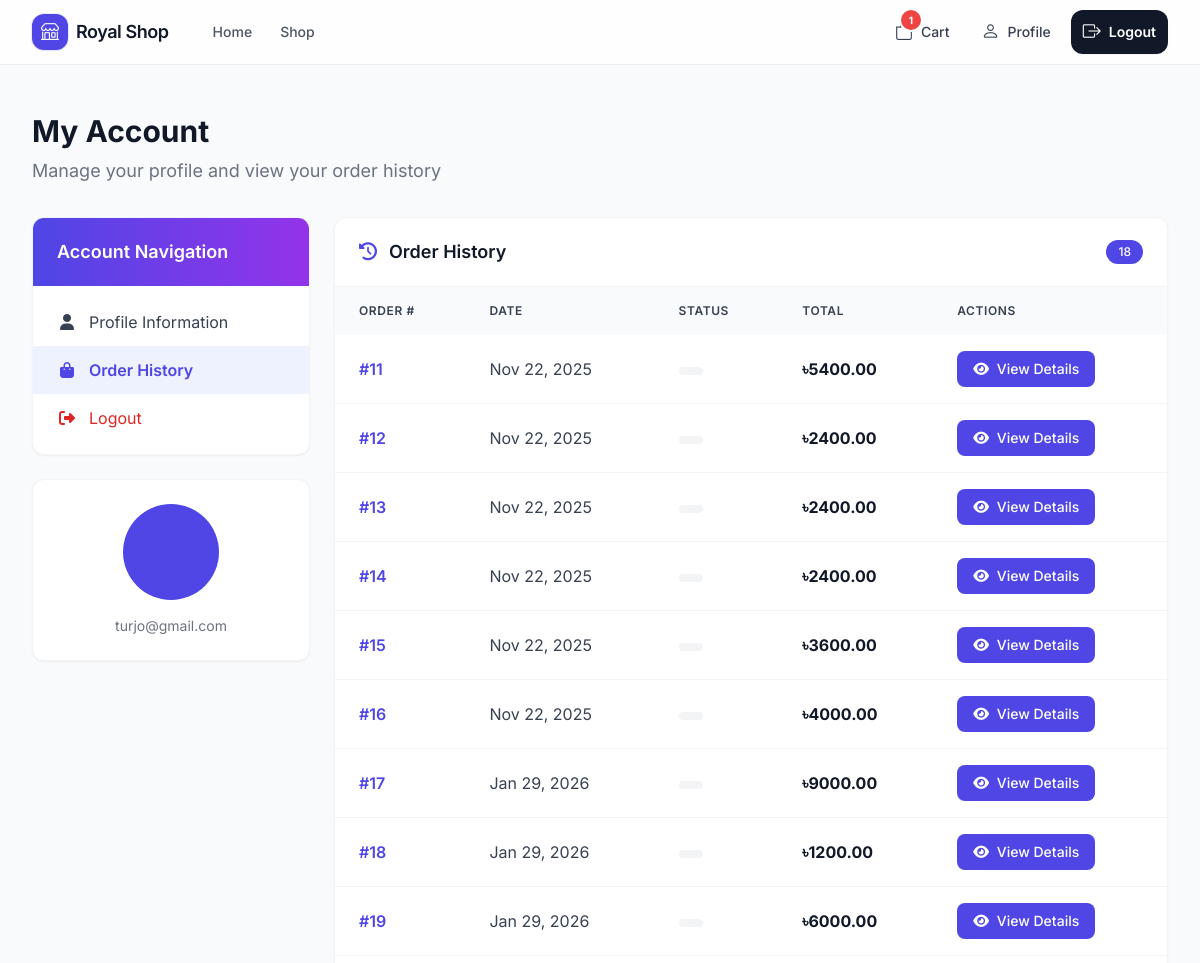
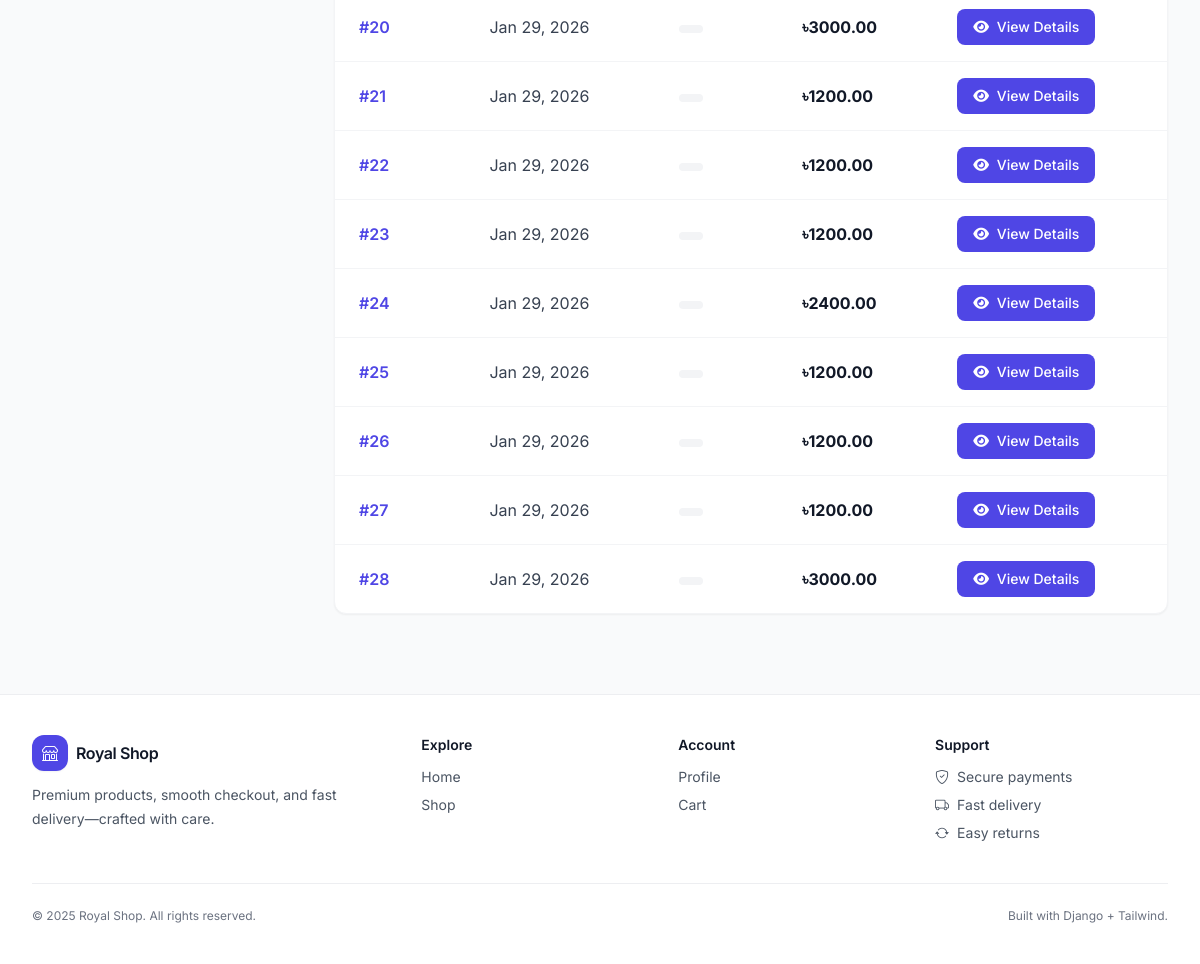
The app's page /profile/?tab=orders (signed in), older data (2 pictures, top to bottom).
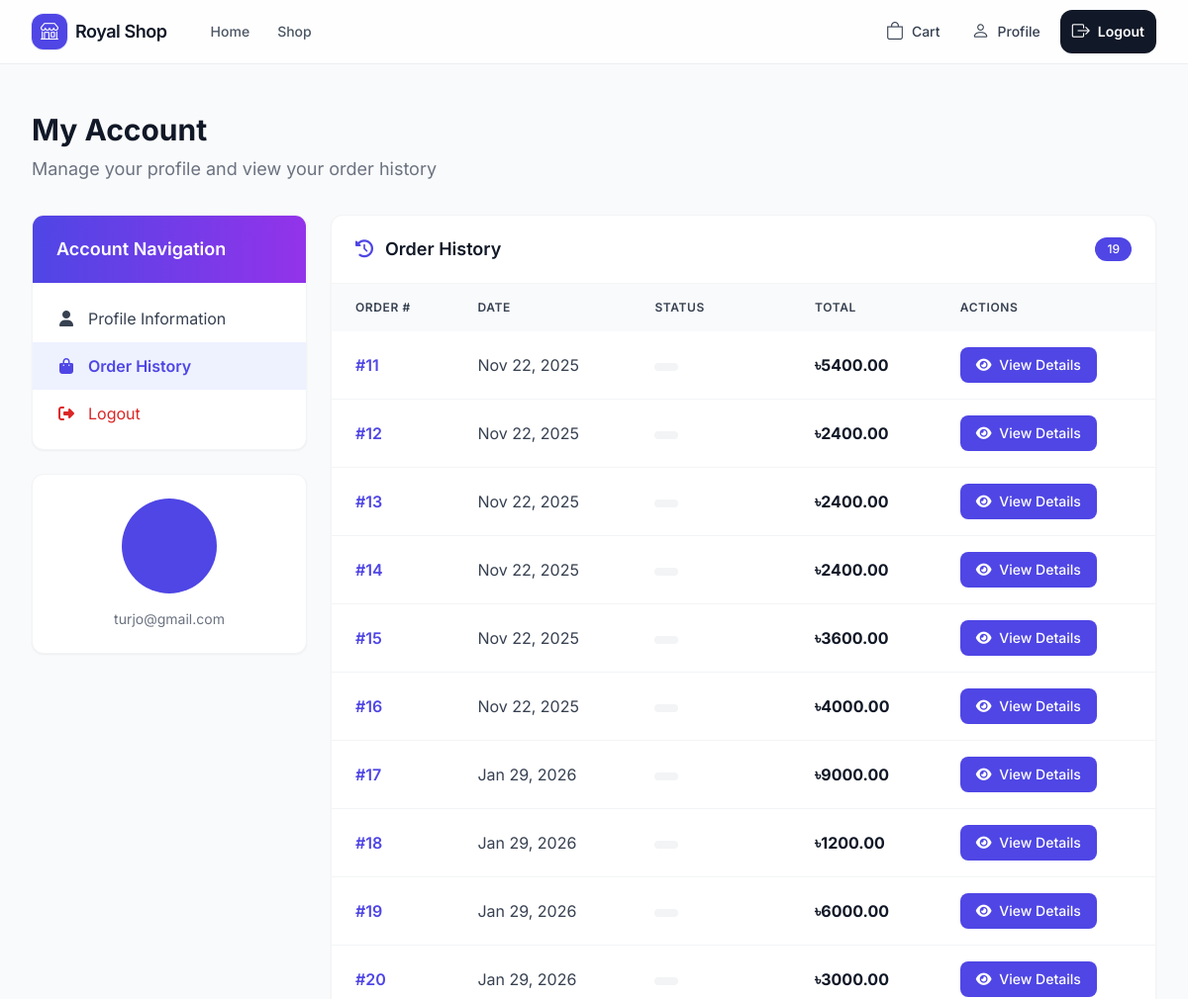
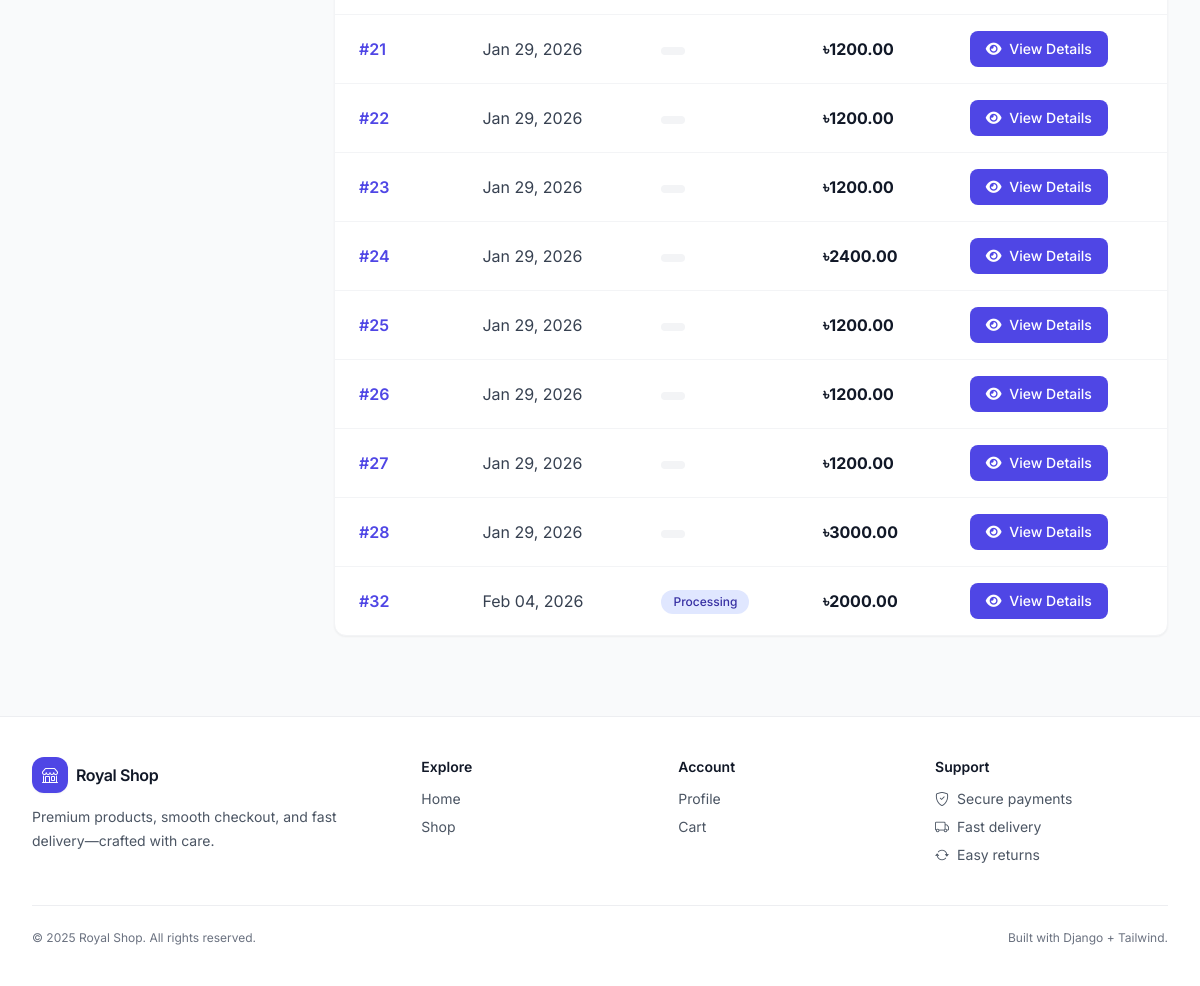
The same page, newer data (2 pictures, top to bottom).
### shop/models.py (models this page shows, shortened)
class Order(models.Model):
    STATUS = [
        ('pending', 'Pending'),
        ('processing', 'Processing'),
        ('shipped', 'Shipped'),
        ('delivered', 'Delivered'),
        ('canceled', 'Canceled'),
    ]
    user = models.ForeignKey(User, on_delete=models.CASCADE, related_name='orders')
    first_name = models.CharField(max_length=100)
    last_name = models.CharField(max_length=100)
    email = models.EmailField()
    address = models.TextField()
    postal_code = models.CharField(max_length=100)
    phone = models.CharField(max_length=12)
    city = models.CharField(max_length=100)
    note = models.TextField()
    paid = models.BooleanField(default=False)
    transaction_id = models.CharField(max_length=100)
    created_at = models.DateTimeField(auto_now_add=True)
    updated_at = models.DateTimeField(auto_now=True)
    status = models.CharField(max_length=10, choices=STATUS,default='pending')
    def get_total_cost(self):
        return sum(item.get_cost() for item in self.order_items.all())

class OrderItem(models.Model):
    order = models.ForeignKey(Order, on_delete=models.CASCADE, related_name='order_items')
    product = models.ForeignKey(Product, on_delete=models.CASCADE)
    quantity = models.PositiveBigIntegerField(default=1)
    price = models.DecimalField(max_digits=10, decimal_places=2)
    def get_cost(self):
        return self.quantity*self.price

### shop/views.py (the view)
# urls.py: path('profile/', views.profile, name="profile"),
@login_required
def profile(request):
    tab = request.GET.get('tab')
    orders = Order.objects.filter(user = request.user)
    completed_orders = orders.filter(status='completed').count()
    total_spent = sum(order.get_total_cost() for order in orders)
    order_history_active = (tab == 'orders') # true or false return korbe
    return render(request, 'shop/profile.html', {
        'user' : request.user,
        'orders' : orders,
        'completed_orders' : completed_orders,
        'total_spent' : total_spent,
        'order_history_active' : order_history_active
    })

### shop/context_processors.py (called while the page is built)
def cart_items_count(request):
    if request.user.is_authenticated:
        try:
            cart = Cart.objects.get(user=request.user)
            return {'cart_items_count' : cart.get_total_items()}
        except Cart.DoesNotExist:
            {'cart_items_count' : 0}
    return {'cart_items_count' : 0}

### shop/models.py (called while the page is built)
    def get_total_items(self):
        return sum(item.quantity for item in self.items.all())

### templates/shop/profile.html (shortened to what the changed rows need)
{% extends 'base.html' %} {% block title %}My Profile | Royal Shop{% endblock %} {%block content %}
<div class="pb-12">
  <div class="mb-8">
    <h1 class="text-3xl font-bold text-gray-900 mb-2">My Account</h1>
  </div>
  <div class="flex flex-col lg:flex-row gap-6">
    <div class="w-full lg:w-3/4">
      {% if order_history_active %}
      <div
        class="bg-white rounded-xl shadow-sm border border-gray-100 overflow-hidden"
      >
        <div
          class="px-6 py-5 border-b border-gray-100 flex justify-between items-center"
        >
          <h5 class="text-lg font-semibold text-gray-900 flex items-center">
            <i class="fas fa-history mr-3 text-indigo-600"></i> Order History
          </h5>
          {% if orders %}
          <span
            class="bg-indigo-600 text-white text-xs font-medium px-3 py-1 rounded-full"
            >{{ orders|length }}</span
          >
          {% endif %}
        </div>
        <div>
          {% if orders %}
          <div class="overflow-x-auto">
            <table class="w-full">
              <thead class="bg-gray-50">
                <tr>
                  <th
                    class="px-6 py-4 text-left text-xs font-semibold text-gray-700 uppercase tracking-wider"
                  >
                    Order #
                  </th>
                  <th
                    class="px-6 py-4 text-left text-xs font-semibold text-gray-700 uppercase tracking-wider"
                  >
                    Date
                  </th>
                  <th
                    class="px-6 py-4 text-left text-xs font-semibold text-gray-700 uppercase tracking-wider"
                  >
                    Status
                  </th>
                  <th
                    class="px-6 py-4 text-left text-xs font-semibold text-gray-700 uppercase tracking-wider"
                  >
                    Total
                  </th>
                  <th
                    class="px-6 py-4 text-left text-xs font-semibold text-gray-700 uppercase tracking-wider"
                  >
                    Actions
                  </th>
                </tr>
              </thead>
              <tbody class="divide-y divide-gray-100">
                {% for order in orders %}
                <tr class="hover:bg-indigo-50 transition duration-200">
                  <td class="px-6 py-4 font-semibold text-indigo-600">
                    #{{ order.id }}
                  </td>
                  <td class="px-6 py-4 text-gray-700">
                    {{ order.created_at|date:"M d, Y" }}
                  </td>
                  <td class="px-6 py-4">
                    <span
                      class="inline-flex px-3 py-1 rounded-full text-xs font-medium {% if order.status == 'delivered' %}bg-green-100 text-green-800{% elif order.status == 'shipped' %}bg-blue-100 text-blue-800{% elif order.status == 'processing' %}bg-indigo-100 text-indigo-800{% elif order.status == 'canceled' %}bg-red-100 text-red-800{% else %}bg-gray-100 text-gray-800{% endif %}"
                    >
                      {{ order.get_status_display }}
                    </span>
                  </td>
                  <td class="px-6 py-4 font-bold text-gray-900">
                    ৳{{ order.get_total_cost }}
                  </td>
                  <td class="px-6 py-4">
                    <button
                      type="button"
                      onclick="openModal('orderModal{{ order.id }}')"
                      class="bg-indigo-600 text-white px-4 py-2 rounded-lg text-sm font-medium hover:bg-indigo-700 transition duration-300"
                    >
                      <i class="fas fa-eye mr-1"></i> View Details
                    </button>
                  </td>
                </tr>
                {% endfor %}
              </tbody>
            </table>
          </div>
          {% endif %}
        </div>
      </div>
      {% endif %}
    </div>
  </div>
</div>
{% endblock %}

Row changes from the older to the newer data that the page shows:
added Order: id "32", created_at "Feb 04, 2026", status "Processing", get_total_cost "2000.00"
Text that changed along with them:
{{ orders|length }}: "18" → "19"
{{ cart_items_count }}: "1" → (not shown)
